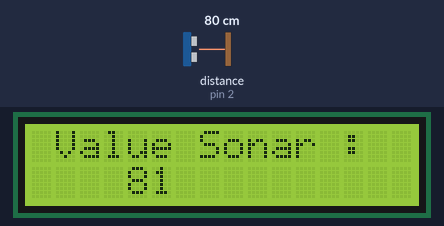
The sketch below on a simulated Arduino Uno, built with avr-gcc and run on an emulated ATmega328P. Parts: 16×2 character LCD. Inputs (shaded band) come from the test bench; at power-on: distance to the obstacle (sensor on pin 2) 80 cm. The echo pulse lasts 58.3 µs per cm; what the sketch prints to the serial monitor is not drawn.

Above: at 1.2 s.
1.3 s: distance to the obstacle (sensor on pin 2) set to 120 cm
At 1.8 s:
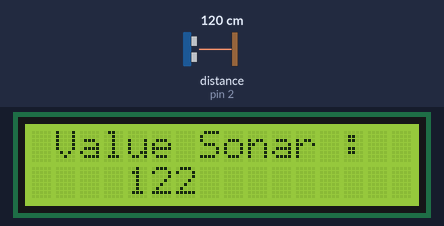
2.9 s: distance to the obstacle (sensor on pin 2) set to 2 cm
At 4.0 s:
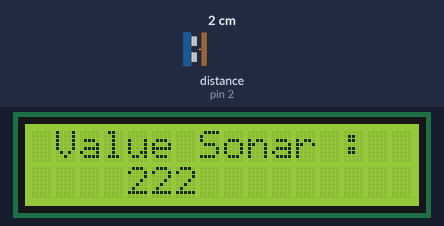
4.4 s: distance to the obstacle (sensor on pin 2) set to 18 cm
At 5.7 s:
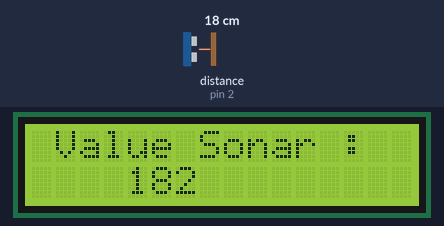
Timing chart, 0 to 7.4 s (numbered marks = the images above; inputs shaded):
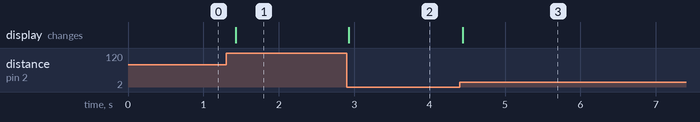

Measured:
- after the input at 1.3 s, the display: changes after 0.13 s (image 1)
- after the input at 2.9 s, the display: changes at once (image 2)
- after the input at 4.4 s, the display: changes at once (image 3)

The sketch:

arduino_hcsr04_lcd.ino
```cpp
#include <NewPing.h>
#include <LiquidCrystal_I2C.h>
LiquidCrystal_I2C lcd(0x27, 16,2 );

#define TRIGGER_PIN 4
#define ECHO_PIN 2
#define MAX_DISTANCE 200

NewPing sonar(TRIGGER_PIN, ECHO_PIN, MAX_DISTANCE);

void setup() {
Serial.begin(115200);
  lcd.init();
  lcd.backlight();
}

void loop() {
  int value_sonar = (sonar.ping_cm());
  lcd.setCursor(1,0);
  lcd.print("Value Sonar :");
  lcd.setCursor(4,1);
  lcd.print(value_sonar);
  lcd.setCursor(8,1);
  Serial.print("Ping :");
  Serial.print(value_sonar);
  delay(100);
}
```
